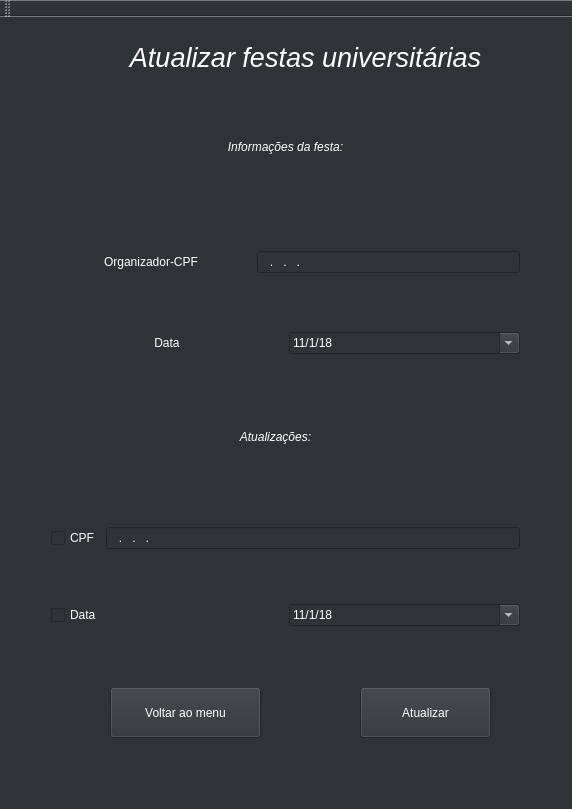
<?xml version="1.0" encoding="UTF-8"?>
<ui version="4.0">
 <class>MainWindow</class>
 <widget class="QMainWindow" name="MainWindow">
  <property name="geometry">
   <rect>
    <x>0</x>
    <y>0</y>
    <width>572</width>
    <height>809</height>
   </rect>
  </property>
  <property name="windowTitle">
   <string>MainWindow</string>
  </property>
  <property name="styleSheet">
   <string notr="true">background-color: rgb(46, 52, 54);</string>
  </property>
  <widget class="QWidget" name="centralWidget">
   <widget class="QLabel" name="label">
    <property name="geometry">
     <rect>
      <x>100</x>
      <y>20</y>
      <width>411</width>
      <height>41</height>
     </rect>
    </property>
    <property name="font">
     <font>
      <family>Cantarell</family>
      <pointsize>20</pointsize>
      <weight>9</weight>
      <italic>true</italic>
      <bold>false</bold>
     </font>
    </property>
    <property name="styleSheet">
     <string notr="true">font: 75 oblique 20pt &quot;Cantarell&quot;;
color: white</string>
    </property>
    <property name="text">
     <string>&lt;html&gt;&lt;head/&gt;&lt;body&gt;&lt;p&gt;Atualizar festas universitárias&lt;/p&gt;&lt;/body&gt;&lt;/html&gt;</string>
    </property>
    <property name="alignment">
     <set>Qt::AlignCenter</set>
    </property>
   </widget>
   <widget class="QWidget" name="verticalLayoutWidget">
    <property name="geometry">
     <rect>
      <x>40</x>
      <y>170</y>
      <width>491</width>
      <height>231</height>
     </rect>
    </property>
    <layout class="QVBoxLayout" name="verticalLayout">
     <item>
      <layout class="QHBoxLayout" name="horizontalLayout_3">
       <item>
        <widget class="QLabel" name="label_8">
         <property name="minimumSize">
          <size>
           <width>200</width>
           <height>20</height>
          </size>
         </property>
         <property name="styleSheet">
          <string notr="true">font: 14pt &quot;Cantarell&quot;;
color: white</string>
         </property>
         <property name="text">
          <string>&lt;html&gt;&lt;head/&gt;&lt;body&gt;&lt;p&gt;Organizador-CPF&lt;/p&gt;&lt;/body&gt;&lt;/html&gt;</string>
         </property>
         <property name="alignment">
          <set>Qt::AlignCenter</set>
         </property>
        </widget>
       </item>
       <item>
        <widget class="QLineEdit" name="line_edit_cpf">
         <property name="styleSheet">
          <string notr="true">font: 14pt &quot;Cantarell&quot;;
color: white</string>
         </property>
         <property name="inputMask">
          <string>999.999.999.99</string>
         </property>
         <property name="clearButtonEnabled">
          <bool>false</bool>
         </property>
        </widget>
       </item>
      </layout>
     </item>
     <item>
      <layout class="QHBoxLayout" name="horizontalLayout_2">
       <item>
        <widget class="QLabel" name="label_6">
         <property name="styleSheet">
          <string notr="true">font: 14pt &quot;Cantarell&quot;;
color: white</string>
         </property>
         <property name="text">
          <string>&lt;html&gt;&lt;head/&gt;&lt;body&gt;&lt;p&gt;Data&lt;/p&gt;&lt;/body&gt;&lt;/html&gt;</string>
         </property>
         <property name="alignment">
          <set>Qt::AlignCenter</set>
         </property>
        </widget>
       </item>
       <item>
        <widget class="QDateEdit" name="date_edit">
         <property name="autoFillBackground">
          <bool>false</bool>
         </property>
         <property name="styleSheet">
          <string notr="true">font: 14pt &quot;Cantarell&quot;;
color: white</string>
         </property>
         <property name="dateTime">
          <datetime>
           <hour>0</hour>
           <minute>0</minute>
           <second>0</second>
           <year>2018</year>
           <month>1</month>
           <day>11</day>
          </datetime>
         </property>
         <property name="maximumDate">
          <date>
           <year>7999</year>
           <month>12</month>
           <day>31</day>
          </date>
         </property>
         <property name="minimumDate">
          <date>
           <year>2000</year>
           <month>1</month>
           <day>1</day>
          </date>
         </property>
         <property name="displayFormat">
          <string>d/M/yy</string>
         </property>
         <property name="calendarPopup">
          <bool>true</bool>
         </property>
         <property name="currentSectionIndex">
          <number>0</number>
         </property>
         <property name="date">
          <date>
           <year>2018</year>
           <month>1</month>
           <day>11</day>
          </date>
         </property>
        </widget>
       </item>
      </layout>
     </item>
    </layout>
   </widget>
   <widget class="QPushButton" name="button_update_event">
    <property name="geometry">
     <rect>
      <x>360</x>
      <y>670</y>
      <width>131</width>
      <height>51</height>
     </rect>
    </property>
    <property name="styleSheet">
     <string notr="true">font: 14pt &quot;Cantarell&quot;;
color: white</string>
    </property>
    <property name="text">
     <string>Atualizar</string>
    </property>
   </widget>
   <widget class="QPushButton" name="button_menu">
    <property name="geometry">
     <rect>
      <x>110</x>
      <y>670</y>
      <width>151</width>
      <height>51</height>
     </rect>
    </property>
    <property name="styleSheet">
     <string notr="true">font: 14pt &quot;Cantarell&quot;;
color: white</string>
    </property>
    <property name="text">
     <string>Voltar ao menu</string>
    </property>
   </widget>
   <widget class="QLabel" name="label_3">
    <property name="geometry">
     <rect>
      <x>130</x>
      <y>110</y>
      <width>311</width>
      <height>41</height>
     </rect>
    </property>
    <property name="font">
     <font>
      <weight>2</weight>
      <italic>true</italic>
      <bold>false</bold>
     </font>
    </property>
    <property name="styleSheet">
     <string notr="true">font: 50 oblique 20 &quot;Cantarell&quot;;
color: white</string>
    </property>
    <property name="text">
     <string>&lt;html&gt;&lt;head/&gt;&lt;body&gt;&lt;p&gt;Informações da festa:&lt;/p&gt;&lt;/body&gt;&lt;/html&gt;</string>
    </property>
    <property name="alignment">
     <set>Qt::AlignCenter</set>
    </property>
   </widget>
   <widget class="QLabel" name="label_4">
    <property name="geometry">
     <rect>
      <x>120</x>
      <y>400</y>
      <width>311</width>
      <height>41</height>
     </rect>
    </property>
    <property name="font">
     <font>
      <weight>2</weight>
      <italic>true</italic>
      <bold>false</bold>
     </font>
    </property>
    <property name="styleSheet">
     <string notr="true">font: 50 oblique 20 &quot;Cantarell&quot;;
color: white</string>
    </property>
    <property name="text">
     <string>&lt;html&gt;&lt;head/&gt;&lt;body&gt;&lt;p&gt;Atualizações:&lt;/p&gt;&lt;/body&gt;&lt;/html&gt;</string>
    </property>
    <property name="alignment">
     <set>Qt::AlignCenter</set>
    </property>
   </widget>
   <widget class="QWidget" name="verticalLayoutWidget_2">
    <property name="geometry">
     <rect>
      <x>40</x>
      <y>450</y>
      <width>491</width>
      <height>221</height>
     </rect>
    </property>
    <layout class="QVBoxLayout" name="verticalLayout_2">
     <item>
      <layout class="QHBoxLayout" name="horizontalLayout_4">
       <item>
        <widget class="QCheckBox" name="check_cpf">
         <property name="styleSheet">
          <string notr="true">font: 14pt &quot;Cantarell&quot;;
color: white</string>
         </property>
         <property name="text">
          <string>CPF</string>
         </property>
        </widget>
       </item>
       <item>
        <widget class="QLineEdit" name="line_edit_update_cpf">
         <property name="styleSheet">
          <string notr="true">font: 14pt &quot;Cantarell&quot;;
color: white</string>
         </property>
         <property name="inputMask">
          <string>999.999.999.99</string>
         </property>
         <property name="clearButtonEnabled">
          <bool>false</bool>
         </property>
        </widget>
       </item>
      </layout>
     </item>
     <item>
      <layout class="QHBoxLayout" name="horizontalLayout">
       <item>
        <widget class="QCheckBox" name="check_date">
         <property name="styleSheet">
          <string notr="true">font: 14pt &quot;Cantarell&quot;;
color: white</string>
         </property>
         <property name="text">
          <string>Data</string>
         </property>
        </widget>
       </item>
       <item>
        <widget class="QDateEdit" name="date_update">
         <property name="autoFillBackground">
          <bool>false</bool>
         </property>
         <property name="styleSheet">
          <string notr="true">font: 14pt &quot;Cantarell&quot;;
color: white</string>
         </property>
         <property name="dateTime">
          <datetime>
           <hour>0</hour>
           <minute>0</minute>
           <second>0</second>
           <year>2018</year>
           <month>1</month>
           <day>11</day>
          </datetime>
         </property>
         <property name="maximumDate">
          <date>
           <year>7999</year>
           <month>12</month>
           <day>31</day>
          </date>
         </property>
         <property name="minimumDate">
          <date>
           <year>2000</year>
           <month>1</month>
           <day>1</day>
          </date>
         </property>
         <property name="displayFormat">
          <string>d/M/yy</string>
         </property>
         <property name="calendarPopup">
          <bool>true</bool>
         </property>
         <property name="currentSectionIndex">
          <number>0</number>
         </property>
         <property name="date">
          <date>
           <year>2018</year>
           <month>1</month>
           <day>11</day>
          </date>
         </property>
        </widget>
       </item>
      </layout>
     </item>
    </layout>
   </widget>
  </widget>
  <widget class="QMenuBar" name="menuBar">
   <property name="geometry">
    <rect>
     <x>0</x>
     <y>0</y>
     <width>572</width>
     <height>25</height>
    </rect>
   </property>
  </widget>
  <widget class="QToolBar" name="mainToolBar">
   <attribute name="toolBarArea">
    <enum>TopToolBarArea</enum>
   </attribute>
   <attribute name="toolBarBreak">
    <bool>false</bool>
   </attribute>
  </widget>
  <widget class="QStatusBar" name="statusBar"/>
 </widget>
 <layoutdefault spacing="6" margin="11"/>
 <resources/>
 <connections/>
</ui>
